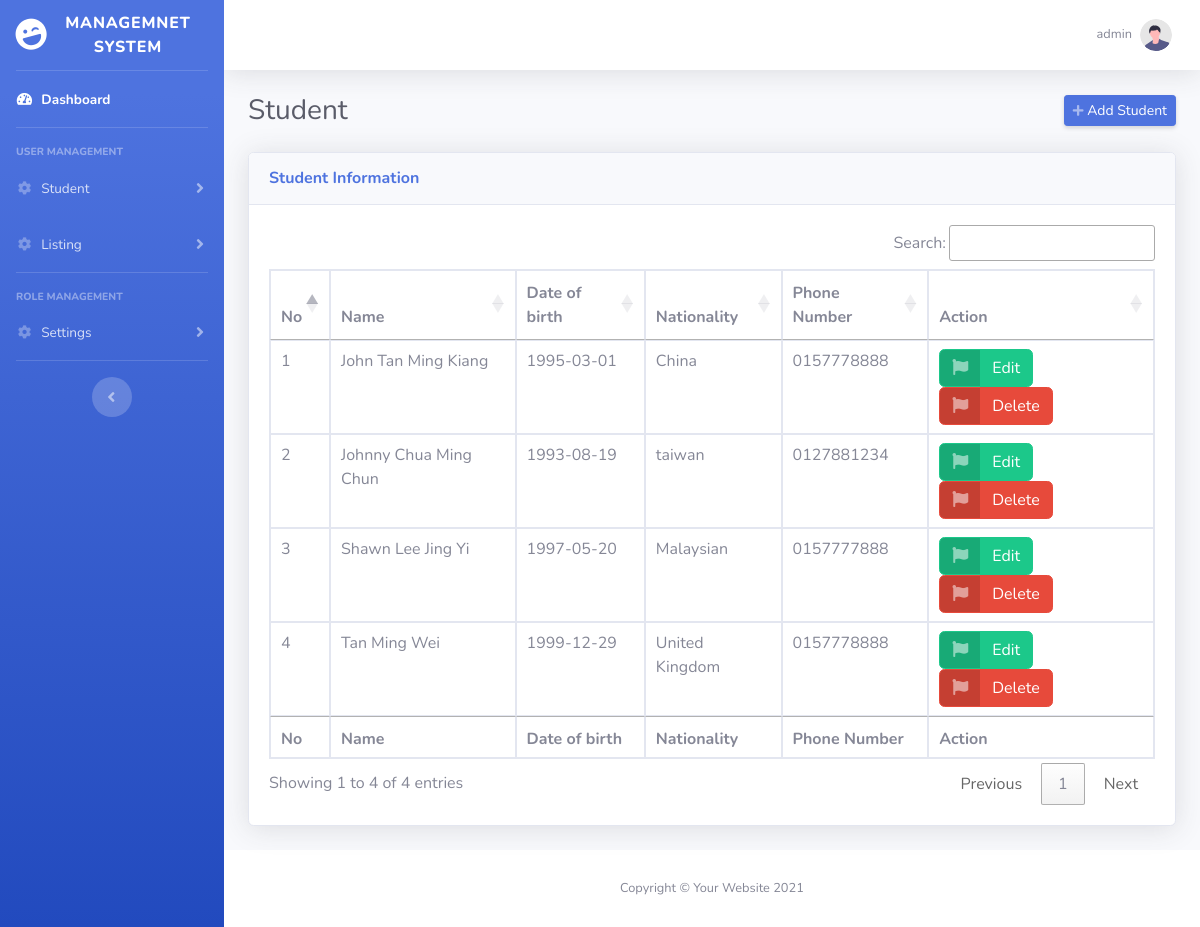
The page /student.php (signed in) on the database its author committed.
### tables this page shows
CREATE TABLE `student_profile` (
  `id` int(11) NOT NULL,
  `login_id` int(11) NOT NULL,
  `name` varchar(50) NOT NULL,
  `dob` date NOT NULL,
  `nationality` varchar(50) NOT NULL,
  `phone` varchar(50) NOT NULL
);

### includes/function.php (called while the page is built, shortened)
<?php
function getStudentProfile()
{
    global $conn;
    $student_profile_arr = array();
	$stmt = $conn->prepare("SELECT * FROM student_profile");
    $stmt->execute();
    $result = $stmt->get_result();
    $total = $result->num_rows;
    if($total>0){
        while($row = $result->fetch_assoc()) {
            $student_profile_arr[] = $row;
        }
    }
    return $student_profile_arr;
}
?>

### student.php (the view, shortened to what this page needs)
<?php
if(isset($_SESSION['id']) && isset($_SESSION['username'])){
    $student_profile_arr = getStudentProfile();
?>
<!DOCTYPE html>
<html lang="en">
<head>
    <link href="vendor/fontawesome-free/css/all.min.css" rel="stylesheet" type="text/css">
    <link href="css/sb-admin-2.min.css" rel="stylesheet">
    <link href="https://cdn.datatables.net/1.10.24/css/jquery.dataTables.min.css" rel="stylesheet">
    <link href="https://cdn.datatables.net/buttons/1.7.0/css/buttons.dataTables.min.css" rel="stylesheet">
</head>
<body id="page-top">
    <div id="wrapper">
        <?php
            include "sidebar.php";
        ?>
        <div id="content-wrapper" class="d-flex flex-column">
            <div id="content">
                <?php
                    include "topbar.php";
                ?>
                <div class="container-fluid">
                    <div class="d-sm-flex align-items-center justify-content-between mb-4">
                        <h1 class="h3 mb-0 text-gray-800">Student</h1>
                        <a href="add-edit-student.php" class="d-none d-sm-inline-block btn btn-sm btn-primary shadow-sm"><i
                                class="fas fa-plus fa-sm text-white-50"></i> Add Student</a>
                    </div>
                    <div class="card shadow mb-4">
                        <div class="card-header py-3">
                            <h6 class="m-0 font-weight-bold text-primary">Student Information</h6>
                        </div>
                        <div class="card-body">
                            <div class="table-responsive">
                                <table class="table table-bordered" id="dataTable" width="100%" cellspacing="0">
                                    <thead>
                                        <tr>
                                            <th>No</th>
                                            <th>Name</th>
                                            <th>Date of birth</th>
                                            <th>Nationality</th>
                                            <th>Phone Number</th>
                                            <th>Action</th>
                                        </tr>
                                    </thead>
                                    <tfoot>
                                        <tr>
                                            <th>No</th>
                                            <th>Name</th>
                                            <th>Date of birth</th>
                                            <th>Nationality</th>
                                            <th>Phone Number</th>
                                            <th>Action</th>
                                        </tr>
                                    </tfoot>
                                    <tbody>
                                        <?php
                                            if(!empty($student_profile_arr)){
                                                foreach ($student_profile_arr as $key => $value) {
                                                    echo "
                                                    <tr>
                                                        <td>".($key+1)."</td>
                                                        <td>".$value['name']."</td>
                                                        <td>".$value['dob']."</td>
                                                        <td>".$value['nationality']."</td>
                                                        <td>".$value['phone']."</td>
                                                        <td><a href='add-edit-student.php?id=".$value['id']."' class='btn btn-success btn-icon-split'>
                                                                <span class='icon text-white-50'>
                                                                    <i class='fas fa-flag'></i>
                                                                </span>
                                                                <span class='text'>Edit</span>
                                                            </a>
                                                            <a href='#' onclick='deletestudentprofile(".$value['id'].")' class='btn btn-danger btn-icon-split'>
                                                                <span class='icon text-white-50'>
                                                                    <i class='fas fa-flag'></i>
                                                                </span>
                                                                <span class='text'>Delete</span>
                                                            </a>
                                                        </td>
                                                    </tr>
                                                    ";
                                                }
                                            }
                                        ?>
                                    </tbody>
                                </table>
                            </div>
                        </div>
                    </div>
                </div>
            </div>
            <footer class="sticky-footer bg-white">
                <div class="container my-auto">
                    <div class="copyright text-center my-auto">
                        <span>Copyright &copy; Your Website <?php echo date('Y'); ?></span>
                    </div>
                </div>
            </footer>
        </div>
    </div>
</body>
</html>
<?php
}else{
    header("Location: index.php");
    exit();
}
?>

### rows shown on the page
student_profile: name "John Tan Ming Kiang", dob "1995-03-01", nationality "China", phone "0157778888"
student_profile: name "Johnny Chua Ming Chun", dob "1993-08-19", nationality "taiwan", phone "0127881234"
student_profile: name "Shawn Lee Jing Yi", dob "1997-05-20", nationality "Malaysian", phone "0157777888"
student_profile: name "Tan Ming Wei", dob "1999-12-29", nationality "United Kingdom", phone "0157778888"

### other values the page prints
$_SESSION['username'] "admin"
